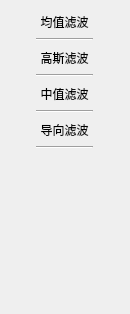
             <widget class="QWidget" name="page_8">
              <property name="geometry">
               <rect>
                <x>0</x>
                <y>0</y>
                <width>130</width>
                <height>314</height>
               </rect>
              </property>
              <attribute name="label">
               <string>滤波</string>
              </attribute>
              <layout class="QGridLayout" name="gridLayout_16">
               <item row="3" column="0">
                <widget class="Line" name="line_39">
                 <property name="orientation">
                  <enum>Qt::Horizontal</enum>
                 </property>
                </widget>
               </item>
               <item row="0" column="0">
                <widget class="QToolButton" name="toolButton_22">
                 <property name="cursor">
                  <cursorShape>PointingHandCursor</cursorShape>
                 </property>
                 <property name="layoutDirection">
                  <enum>Qt::LeftToRight</enum>
                 </property>
                 <property name="styleSheet">
                  <string notr="true">QToolButton{
	border:none;
}
QToolButton:hover{
	background-color: rgb(214, 214, 214);
}
QToolButton:checked{
	background-color: rgb(214, 214, 214);
}</string>
                 </property>
                 <property name="text">
                  <string>均值滤波</string>
                 </property>
                 <property name="icon">
                  <iconset resource="iconimage.qrc">
                   <normaloff>:/iconImage/icon_Junzhi.png</normaloff>:/iconImage/icon_Junzhi.png</iconset>
                 </property>
                 <property name="iconSize">
                  <size>
                   <width>25</width>
                   <height>25</height>
                  </size>
                 </property>
                 <property name="checkable">
                  <bool>true</bool>
                 </property>
                 <property name="checked">
                  <bool>false</bool>
                 </property>
                 <property name="autoExclusive">
                  <bool>true</bool>
                 </property>
                 <property name="toolButtonStyle">
                  <enum>Qt::ToolButtonTextBesideIcon</enum>
                 </property>
                </widget>
               </item>
               <item row="5" column="0">
                <widget class="Line" name="line_40">
                 <property name="orientation">
                  <enum>Qt::Horizontal</enum>
                 </property>
                </widget>
               </item>
               <item row="2" column="0">
                <widget class="QToolButton" name="toolButton_23">
                 <property name="cursor">
                  <cursorShape>PointingHandCursor</cursorShape>
                 </property>
                 <property name="layoutDirection">
                  <enum>Qt::LeftToRight</enum>
                 </property>
                 <property name="styleSheet">
                  <string notr="true">QToolButton{
	border:none;
}
QToolButton:hover{
	background-color: rgb(214, 214, 214);
}
QToolButton:checked{
	background-color: rgb(214, 214, 214);
}</string>
                 </property>
                 <property name="text">
                  <string>高斯滤波</string>
                 </property>
                 <property name="icon">
                  <iconset resource="iconimage.qrc">
                   <normaloff>:/iconImage/icon_Gaosi.png</normaloff>:/iconImage/icon_Gaosi.png</iconset>
                 </property>
                 <property name="iconSize">
                  <size>
                   <width>25</width>
                   <height>25</height>
                  </size>
                 </property>
                 <property name="checkable">
                  <bool>true</bool>
                 </property>
                 <property name="checked">
                  <bool>false</bool>
                 </property>
                 <property name="autoExclusive">
                  <bool>true</bool>
                 </property>
                 <property name="toolButtonStyle">
                  <enum>Qt::ToolButtonTextBesideIcon</enum>
                 </property>
                </widget>
               </item>
               <item row="1" column="0">
                <widget class="Line" name="line_38">
                 <property name="orientation">
                  <enum>Qt::Horizontal</enum>
                 </property>
                </widget>
               </item>
               <item row="6" column="0">
                <widget class="QToolButton" name="toolButton_25">
                 <property name="cursor">
                  <cursorShape>PointingHandCursor</cursorShape>
                 </property>
                 <property name="layoutDirection">
                  <enum>Qt::LeftToRight</enum>
                 </property>
                 <property name="styleSheet">
                  <string notr="true">QToolButton{
	border:none;
}
QToolButton:hover{
	background-color: rgb(214, 214, 214);
}
QToolButton:checked{
	background-color: rgb(214, 214, 214);
}</string>
                 </property>
                 <property name="text">
                  <string>导向滤波</string>
                 </property>
                 <property name="icon">
                  <iconset resource="iconimage.qrc">
                   <normaloff>:/iconImage/icon_Daoxiang.png</normaloff>:/iconImage/icon_Daoxiang.png</iconset>
                 </property>
                 <property name="iconSize">
                  <size>
                   <width>25</width>
                   <height>25</height>
                  </size>
                 </property>
                 <property name="checkable">
                  <bool>true</bool>
                 </property>
                 <property name="checked">
                  <bool>false</bool>
                 </property>
                 <property name="autoExclusive">
                  <bool>true</bool>
                 </property>
                 <property name="toolButtonStyle">
                  <enum>Qt::ToolButtonTextBesideIcon</enum>
                 </property>
                </widget>
               </item>
               <item row="7" column="0">
                <widget class="Line" name="line_41">
                 <property name="orientation">
                  <enum>Qt::Horizontal</enum>
                 </property>
                </widget>
               </item>
               <item row="4" column="0">
                <widget class="QToolButton" name="toolButton_24">
                 <property name="cursor">
                  <cursorShape>PointingHandCursor</cursorShape>
                 </property>
                 <property name="layoutDirection">
                  <enum>Qt::LeftToRight</enum>
                 </property>
                 <property name="styleSheet">
                  <string notr="true">QToolButton{
	border:none;
}
QToolButton:hover{
	background-color: rgb(214, 214, 214);
}
QToolButton:checked{
	background-color: rgb(214, 214, 214);
}</string>
                 </property>
                 <property name="text">
                  <string>中值滤波</string>
                 </property>
                 <property name="icon">
                  <iconset resource="iconimage.qrc">
                   <normaloff>:/iconImage/icon_Zhongzhi.png</normaloff>:/iconImage/icon_Zhongzhi.png</iconset>
                 </property>
                 <property name="iconSize">
                  <size>
                   <width>25</width>
                   <height>25</height>
                  </size>
                 </property>
                 <property name="checkable">
                  <bool>true</bool>
                 </property>
                 <property name="checked">
                  <bool>false</bool>
                 </property>
                 <property name="autoExclusive">
                  <bool>true</bool>
                 </property>
                 <property name="toolButtonStyle">
                  <enum>Qt::ToolButtonTextBesideIcon</enum>
                 </property>
                </widget>
               </item>
               <item row="8" column="0">
                <spacer name="verticalSpacer_17">
                 <property name="orientation">
                  <enum>Qt::Vertical</enum>
                 </property>
                 <property name="sizeHint" stdset="0">
                  <size>
                   <width>20</width>
                   <height>40</height>
                  </size>
                 </property>
                </spacer>
               </item>
              </layout>
             </widget>
